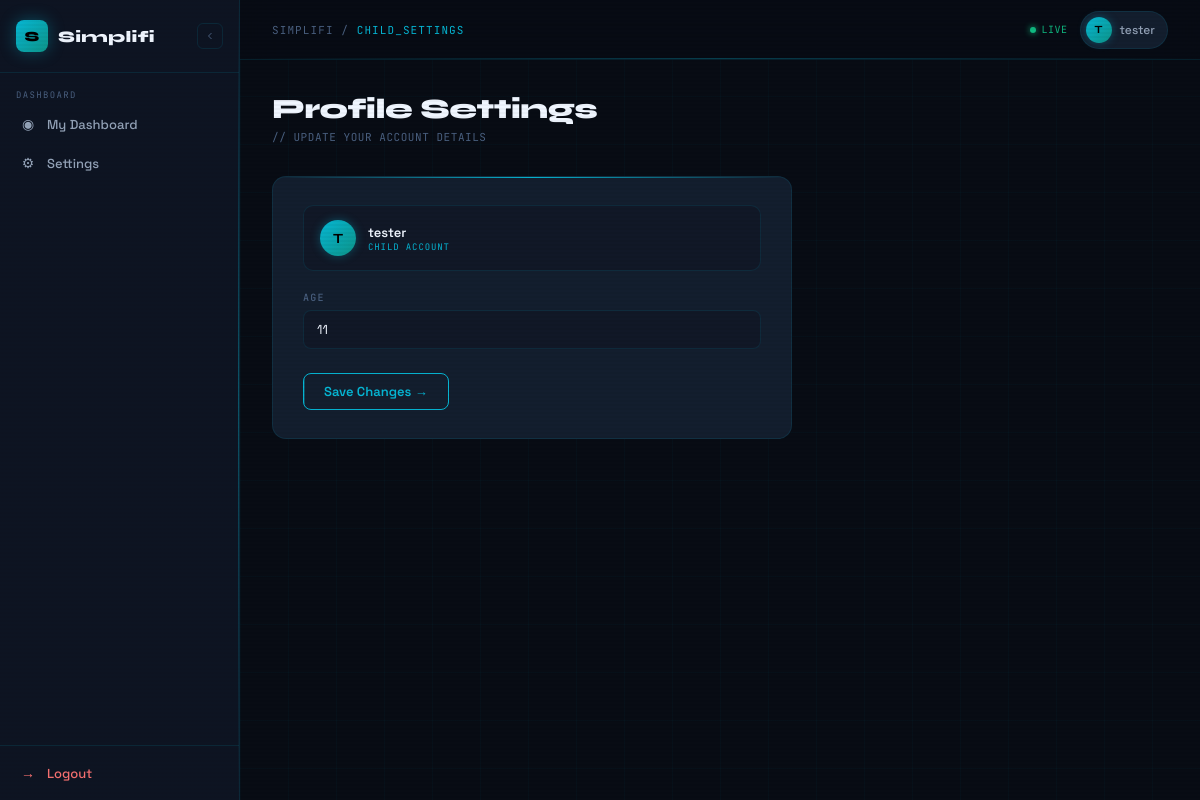
The app's page /children/settings/ (signed in) with its own data.
### accounts/models.py (models this page shows, shortened)
class User(AbstractUser):
    ROLE_CHOICES = (
        ("parent", "Parent"),
        ("child", "Child"),
    )
    role = models.CharField(
        max_length=20,
        choices=ROLE_CHOICES,
        default="parent"
    )
    phone = models.CharField(max_length=15, blank=True)
    income_range = models.CharField(
        max_length=50,
        choices=[
            ('<5L', 'Below 5L'),
            ('5-10L', '5–10L'),
            ('10-25L', '10–25L'),
            ('25L+', '25L+'),
        ],
        blank=True
    )

### children/models.py (models this page shows, shortened)
class ChildProfile(models.Model):
    parent = models.ForeignKey(
        User,
        on_delete=models.CASCADE,
        related_name="children"
    )
    child_user = models.OneToOneField(
        User,
        on_delete=models.CASCADE,
        related_name="child_profile"
    )
    age = models.IntegerField(null=True, blank=True)
    created_at = models.DateTimeField(auto_now_add=True)
    is_active = models.BooleanField(default=True)

### children/views.py (the view)
@login_required
def child_settings(request):
    if request.user.role != "child":
        return redirect("dashboard_home")
    child_profile = request.user.child_profile
    success = None
    if request.method == "POST":
        age = request.POST.get("age")
        child_profile.age = age
        child_profile.save()
        success = "Profile updated"
    return render(
        request,
        "children/child_settings.html",
        {
            "child": child_profile,
            "success": success
        }
    )

### children/templates/children/child_settings.html (shortened to what this page needs)
{% extends "accounts/dashboard.html" %}
{% block content %}
<div class="page-header">
  <div>
    <div class="page-title">Profile Settings</div>
    <div class="page-subtitle">// UPDATE YOUR ACCOUNT DETAILS</div>
  </div>
</div>
<div class="settings-shell">
  <div class="settings-form-card">
    <div class="user-display">
      <div class="user-av">{{ request.user.username|first|upper }}</div>
      <div class="user-av-info">
        <div class="user-av-name">{{ request.user.username }}</div>
        <div class="user-av-role">Child Account</div>
      </div>
    </div>
    <form method="POST">
      <div class="field-group">
        <label>Age</label>
        <input type="number" name="age" value="{{ child.age }}" placeholder="Your age" min="1" max="25">
      </div>
      <button type="submit" class="submit-btn" style="margin-top:8px;"><span>Save Changes →</span></button>
    </form>
  </div>
</div>
{% endblock %}

### accounts/templates/accounts/dashboard.html (shortened to what this page needs)
{% load static %}
<!DOCTYPE html>
<html lang="en">
<head>
</head>
<body>
<div class="shell">
  <aside class="sidebar" id="sidebar">
    <div class="sidebar-logo">
      <div class="logo-mark" onclick="toggleSidebar()">S</div>
      <span class="logo-text">Simplifi</span>
      <button class="toggle-btn" onclick="toggleSidebar()" title="Collapse">
        <svg width="12" height="12" fill="none" stroke="currentColor" stroke-width="2" viewBox="0 0 24 24">
          <path d="M15 18l-6-6 6-6"/>
        </svg>
      </button>
    </div>
    <nav>
      {% if request.user.role == "parent" %}
        <div class="nav-section-label">Main</div>
        <a href="{% url 'dashboard_home' %}" class="nav-link {% if request.resolver_match.url_name == 'dashboard_home' %}active{% endif %}">
          <span class="nav-icon">⌂</span>
          <span class="nav-label">Home</span>
        </a>
        <a href="{% url 'finance_overview' %}" class="nav-link {% if request.resolver_match.url_name == 'finance_overview' %}active{% endif %}">
          <span class="nav-icon">◈</span>
          <span class="nav-label">Optimizer</span>
        </a>
        <a href="{% url 'transactions' %}" class="nav-link {% if request.resolver_match.url_name == 'transactions' %}active{% endif %}">
          <span class="nav-icon">⊞</span>
          <span class="nav-label">Transactions</span>
        </a>
        <a href="{% url 'goal_dashboard' %}" class="nav-link {% if request.resolver_match.url_name == 'goal_dashboard' %}active{% endif %}">
          <span class="nav-icon">◎</span>
          <span class="nav-label">Goal Planner</span>
        </a>
        <div class="nav-section-label" style="margin-top:8px;">Family</div>
        <a href="{% url 'parent_children_dashboard' %}" class="nav-link">
          <span class="nav-icon">▦</span>
          <span class="nav-label">Children Overview</span>
        </a>
        <a href="{% url 'children_list' %}" class="nav-link {% if request.resolver_match.url_name == 'children_list' %}active{% endif %}">
          <span class="nav-icon">◉</span>
          <span class="nav-label">Manage Children</span>
        </a>
        <a href="{% url 'allowance_history' %}" class="nav-link">
          <span class="nav-icon">≡</span>
          <span class="nav-label">Allowance History</span>
        </a>
        <div class="nav-section-label" style="margin-top:8px;">Account</div>
        <a href="{% url 'settings_page' %}" class="nav-link {% if request.resolver_match.url_name == 'settings_page' %}active{% endif %}">
          <span class="nav-icon">⚙</span>
          <span class="nav-label">Settings</span>
        </a>
      {% elif request.user.role == "child" %}
        <div class="nav-section-label">Dashboard</div>
        <a href="{% url 'child_dashboard' %}" class="nav-link {% if request.resolver_match.url_name == 'child_dashboard' %}active{% endif %}">
          <span class="nav-icon">◉</span>
          <span class="nav-label">My Dashboard</span>
        </a>
        <a href="{% url 'child_settings' %}" class="nav-link">
          <span class="nav-icon">⚙</span>
          <span class="nav-label">Settings</span>
        </a>
      {% endif %}
    </nav>
    <div class="sidebar-footer">
      <a href="{% url 'logout' %}" class="logout-link">
        <span class="nav-icon">→</span>
        <span class="logout-label">Logout</span>
      </a>
    </div>
  </aside>
  <div class="main" id="main">
    <div class="topbar">
      <div class="topbar-left">
        <div class="topbar-title">
          SIMPLIFI / <span>{{ request.resolver_match.url_name|upper|default:"DASHBOARD" }}</span>
        </div>
      </div>
      <div class="topbar-right">
        <div class="live-dot">
          <div class="live-pulse"></div>
          LIVE
        </div>
        <div class="user-chip">
          <div class="user-avatar">{{ request.user.username|first|upper }}</div>
          {{ request.user.username }}
        </div>
      </div>
    </div>
    <div class="content-area">
      {% block content %}{% endblock %}
    </div>
  </div>
</div>
</body>
</html>

### children/templates/children/child_settings.html (style rules this page uses)
.settings-shell { max-width: 520px; }
.settings-form-card { background: var(--surface); border: 1px solid var(--border); border-radius: 14px; padding: 28px 30px; position: relative; overflow: hidden; animation: cardIn 0.5s cubic-bezier(0.16,1,0.3,1) 0.05s both; }
.settings-form-card::before { content: ''; position: absolute; top: 0; left: 0; right: 0; height: 1px; background: linear-gradient(90deg, transparent, var(--cyan), transparent); }
.user-display { display: flex; align-items: center; gap: 12px; padding: 14px 16px; background: var(--bg-3); border: 1px solid var(--border); border-radius: 10px; margin-bottom: 20px; }
.user-av { width: 36px; height: 36px; border-radius: 50%; background: linear-gradient(135deg, var(--cyan), var(--teal)); display: flex; align-items: center; justify-content: center; font-family: 'Syne', sans-serif; font-weight: 700; font-size: 14px; color: #000; box-shadow: 0 0 10px var(--cyan-glow); }
.user-av-name { font-size: 13px; font-weight: 600; color: var(--ink); }
.user-av-role { font-family: 'JetBrains Mono', monospace; font-size: 9px; letter-spacing: 0.1em; text-transform: uppercase; color: var(--cyan); }
.field-group { margin-bottom: 16px; }
.field-group label { display: block; font-family: 'JetBrains Mono', monospace; font-size: 10px; font-weight: 500; text-transform: uppercase; letter-spacing: 0.12em; color: var(--ink-3); margin-bottom: 6px; }
.field-group input { width: 100%; padding: 10px 13px; border: 1px solid var(--border); border-radius: 8px; font-family: 'Space Grotesk', sans-serif; font-size: 13px; color: var(--ink); background: var(--bg-3); outline: none; transition: border-color 0.2s, box-shadow 0.2s; }

### records on screen
User: user.username|first "T", user.username "tester"
ChildProfile: age "11"

### other values on screen
{{ request.resolver_match.url_name|upper|default:"DASHBOARD" }} "CHILD_SETTINGS"
